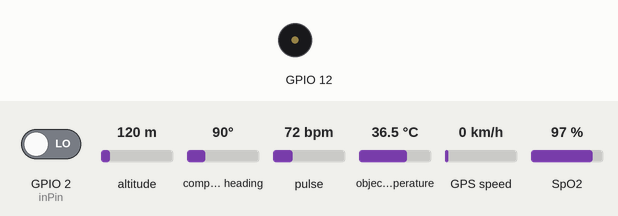
Simulated run of this sketch. Board: ESP32. On the bench: buzzer (waves = sounding). The inputs (shaded band) are chosen by the test bench; at power-on: GPIO 2 (inPin) LOW, altitude 120 m, compass heading 90°, pulse 72 bpm, object temperature 36.5 °C, GPS speed 0 km/h, SpO2 97 %. WiFi joins after 1.5 s; servers stay silent unless stated; the GPS gets a fix after 3 s at 37.7749, -122.4194 with 8 satellites; what the sketch prints to the serial monitor is not drawn.

Above: at 0.1 s.
At 1.9 s:
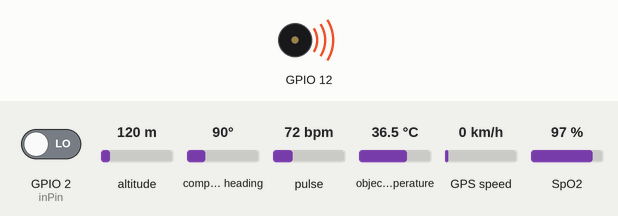
Timing chart, 0 to 3.4 s (numbered marks = the images above):
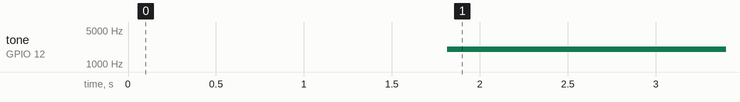

Measured:
- by itself, tone on GPIO 12: silent → 2000 Hz at 1.8 s

The sketch:

gpss.ino
```cpp
#if defined(ESP32)
#include <WiFi.h>
#include <FirebaseESP32.h>
#elif defined(ESP8266)
#include <ESP8266WiFi.h>
#include <FirebaseESP8266.h>
#endif
#include <Adafruit_MLX90614.h>
#include <Wire.h>
#include <TinyGPS++.h>
#include <MAX30100_PulseOximeter.h>
#define WIFI_SSID ""
#define WIFI_PASSWORD ""
// firebase config
#define FIREBASE_HOST "test-7b7d3-default-rtdb.firebaseio.com"
#define FIREBASE_AUTH_KEY "jIpn8VRMaDDzkHCP8IFTCIFNwwtYLie9fYX7CC0h"
#define I2C_SDA 21
#define I2C_SCL 22
#define REPORTING_PERIOD_MS 500
uint8_t max30100_address = 0x57;
uint8_t irmlx90614_address = 0x5A;
static const uint32_t GPSBaud = 9600;
TinyGPSPlus gps;
uint32_t tsLastReport = 0;
PulseOximeter pox;
Adafruit_MLX90614 mlx = Adafruit_MLX90614();
int inPin = 2 ; int val = 0 ;
long int period = 20000;
unsigned long time_now = 0;
unsigned long timee = 0;
unsigned long timeee = 0;
int ct=0;
int count=0;
int VALUE;

float lat1 , lng1 ;
float temp,p_temp;
//Define the Firebase Data object
FirebaseData firebaseData;
// Define the FirebaseAuth for authentication data
FirebaseAuth auth;
// Define the FirebaseConfig for config data
FirebaseConfig config;
// define beam detection flag
volatile boolean heartBeatDetected = false;
// define beam detection callabck
void onBeatDetected()
{
heartBeatDetected = true;
Serial.println("Beat!");
}
void setup() {
Serial.begin(115200);
Serial2.begin(GPSBaud);
pinMode(inPin, INPUT);
ledcSetup(0,1000,12);
ledcAttachPin(12,0);

// start by connecting to ur AP
WiFi.begin (WIFI_SSID, WIFI_PASSWORD);
// log connecting
Serial.print("Connecting to Wi-Fi");
// inf loop untill connected
while (WiFi.status() != WL_CONNECTED){
Serial.print(".");
delay(300);
}
// make sure you have a connection
Serial.println();
Serial.print("Connected with IP: ");
Serial.println(WiFi.localIP());
Serial.println();
// assign DB meta config data
// @see : https://github.com/mobizt/FirebaseESP32/tree/master/examples/Authentications
config.database_url = FIREBASE_HOST;
config.signer.tokens.legacy_token = FIREBASE_AUTH_KEY;
// keep firebase reconnected
Firebase.reconnectWiFi(true);
// init
Firebase.begin(&config, &auth);
// legacy init
// Firebase.begin(FIREBASE_HOST,FIREBASE_AUTH_KEY);
// log failure in Firebase connection
// begin sire
Wire.begin();
mlx.begin();
// make SURE POX is connected
if (!pox.begin()) {
Serial.println("FAILED");
for(;;); // inf loop untill connection
} else {
Serial.println("SUCCESS");
}
// set POX callback for beam detection
pox.setOnBeatDetectedCallback(onBeatDetected);

}
void upload(){
int heartemergency=0;
float bpm = pox.getHeartRate()+30;
float spo2 =pox.getSpO2();
if( heartBeatDetected && bpm != 0 && spo2 > 0 ) {
// send beats data
Firebase.setFloat(firebaseData, "/user/HeartRate", bpm);
// log beat data
Serial.print("Heart rate:");
Serial.println(bpm);
Firebase.setFloat(firebaseData, "/user/O2", spo2);
Firebase.setFloat(firebaseData, "/user/heartemergency", heartemergency);

// log so2
Serial.print("bpm / SpO2:");
Serial.print(spo2);
Serial.println("%");


}
printTemp();
gpss();
button();
}
void printTemp(){

int tempemergency=0;

if(millis() >= timeee + 2500 ){
  temp = mlx.readObjectTempC()+1.1;
 if( !isnan(temp) ){
p_temp=temp;
if(temp >= 30 && temp <=40){
//Serial.print("Object = ");
//Serial.print(temp);
 //Serial.println("*C");
Firebase.setFloat(firebaseData, "/user/TEMPERATURE", temp);
ct=0;
    Firebase.setFloat(firebaseData, "/user/tempemergency", tempemergency);

  }
 else  {
    ct++;
    if(ct=5){
    tempemergency=1;
    Firebase.setFloat(firebaseData, "/user/TEMPERATURE", temp);
    Firebase.setFloat(firebaseData, "/user/tempemergency", tempemergency);
    ct=0;

    }


    }

 }
else
{
 //Serial.print(" Object = ");
 Serial.println(p_temp);
Firebase.setFloat(firebaseData, "/user/TEMPERATURE",p_temp);
  }
  timeee += 2500;

}


}

void button(){
val = digitalRead(inPin);
if (val == HIGH) { // check if the input is HIGH (button released)
VALUE = 1 ;
while(millis() <= time_now + period ){
uint8_t octave = 1;
ledcWriteNote(0,NOTE_C,octave);
//Serial.println("1");
Firebase.setInt(firebaseData, "/user/Emergency", VALUE);
}
time_now += period;
}
else {
VALUE = 0 ;
ledcWriteTone(0,2000);
//Serial.println("0");
Firebase.setInt(firebaseData, "/user/Emergency", VALUE);
}
}

void gpss(){
lat1 = 31.50729737386112;
lng1 = 35.09072365142806;
Firebase.setFloat(firebaseData, "/user/Latitude", lat1);
Firebase.setFloat(firebaseData, "/user/Longitude", lng1);

//lat1 = gps.location.lat();
//lng1 = gps.location.lng();
// This sketch displays information every time a new sentence is correctly encoded.
while (Serial2.available() > 0 ){
gps.encode(Serial2.read());
if (gps.location.isUpdated()&& millis() >= timee +3000){
Serial.print("Latitude= ");
Serial.print(gps.location.lat(), 6);
//Firebase.setFloat(firebaseData, "/user/Latitude", lat1);
Serial.print(" Longitude= ");
Serial.println(gps.location.lng(), 6);
//Firebase.setFloat(firebaseData, "/user/Longitude", lng1);
timee += 3000;
}
}
}


void loop(){
pox.update();
if (millis() - tsLastReport > REPORTING_PERIOD_MS) {
pox.shutdown();
upload();
pox.resume();
tsLastReport = millis();
}

}
```
